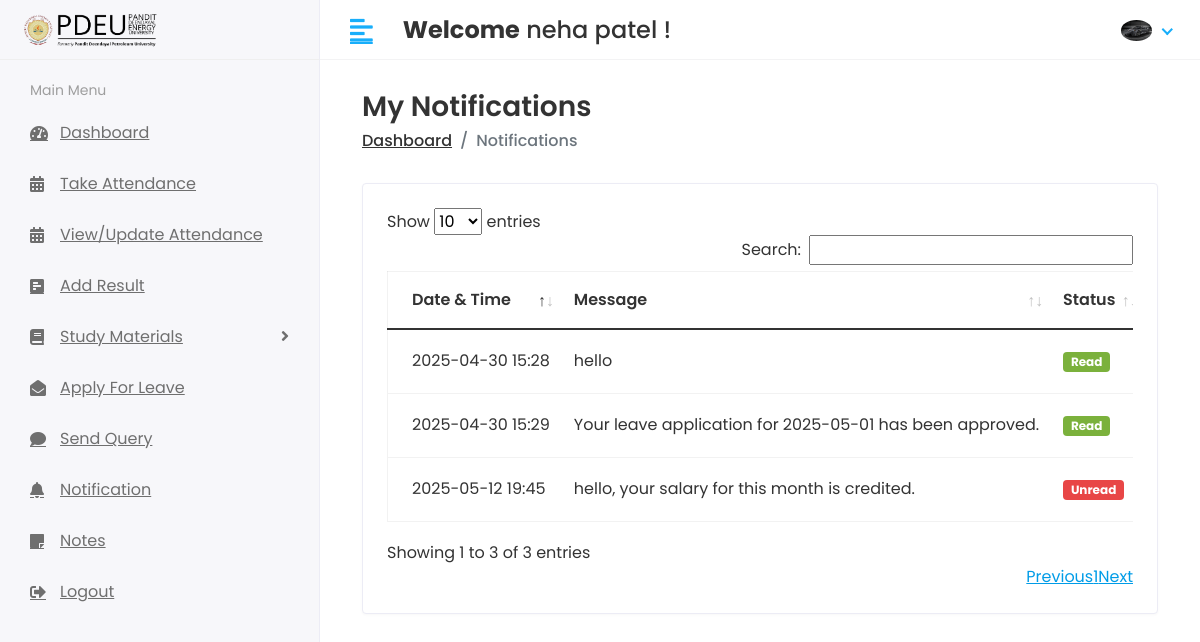
/Staff/Notifications (signed in), run on an earlier commit of the app's database.
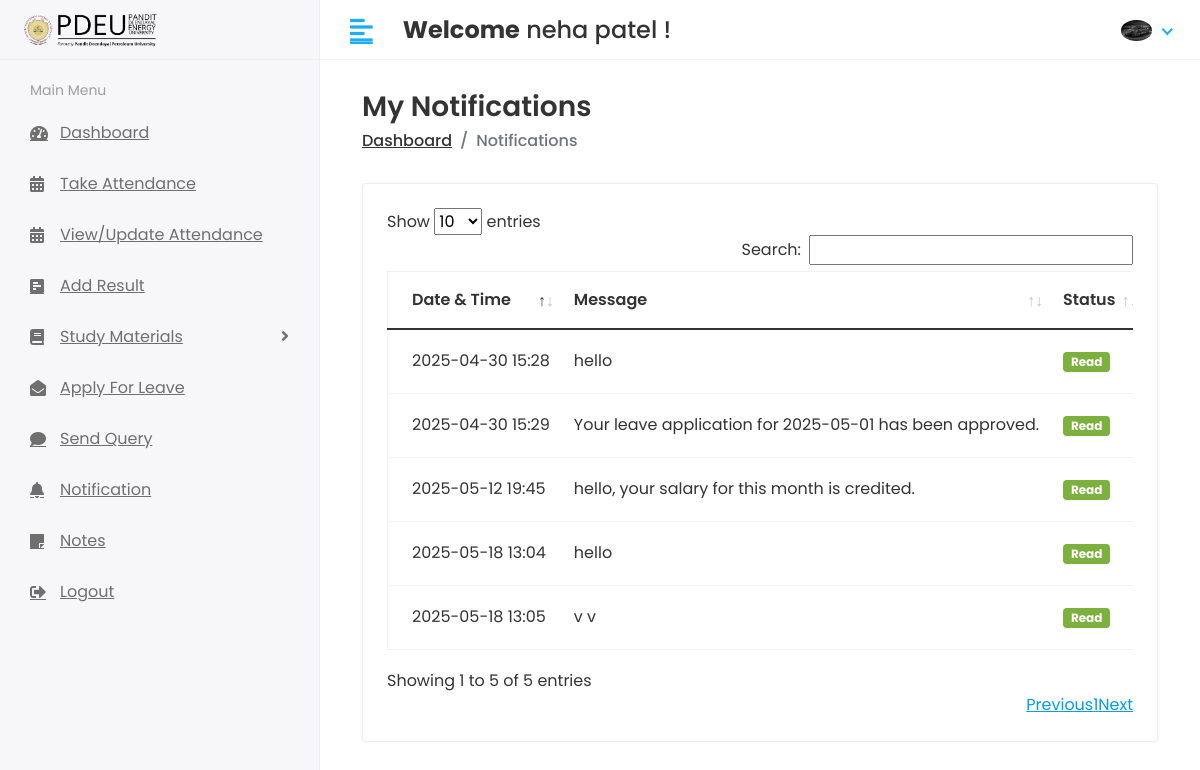
And on a later commit of the database.
### app/models.py (models this page shows, shortened)
class Staff_Notification(models.Model):
    staff_id = models.ForeignKey(Staff, on_delete=models.CASCADE)
    message = models.TextField()
    created_at = models.DateTimeField(auto_now_add=True)
    status = models.IntegerField(null=True, default=0)

### student_management_system/Staff_Views.py (the view)
# urls.py: path('Staff/Notifications', Staff_Views.NOTIFICATIONS, name='notifications'),
@login_required(login_url='/')
def NOTIFICATIONS(request): # This view is for staff to see their notifications
    try:
        staff_instance = Staff.objects.get(admin=request.user)
        notifications = Staff_Notification.objects.filter(staff_id=staff_instance).order_by('-created_at')
        context = {'notification': notifications}
    except Staff.DoesNotExist:
        messages.error(request, "Staff profile not found.")
        context = {'notification': []}
    return render(request, 'Staff/notification.html', context)

### templates/Staff/notification.html (shortened to what this page needs)
{% extends 'base.html' %}
{% block content %}
<div class="content container-fluid">
    <div class="page-header">
        <div class="row align-items-center">
            <div class="col">
                <h3 class="page-title">My Notifications</h3>
                <ul class="breadcrumb">
                    <li class="breadcrumb-item"><a href="{% url 'staff_home' %}">Dashboard</a></li>
                    <li class="breadcrumb-item active">Notifications</li>
                </ul>
            </div>
        </div>
    </div>
    <div class="row">
        <div class="col-sm-12">
            <div class="card card-table">
                <div class="card-body">
                    <div class="table-responsive">
                        <table id="table_id" class="table table-hover table-center mb-0">
                            <thead>
                                <tr>
                                    <th>Date & Time</th>
                                    <th>Message</th>
                                    <th class="text-right">Status</th>
                                </tr>
                            </thead>
                            <tbody>
                            {% for i in notification %}
                                <tr>
                                    <td>{{ i.created_at|date:"Y-m-d H:i" }}</td>
                                    <td>{{i.message}}</td>
                                    <td class="text-right">
                                        {% if i.status == 0 %}
                                            <span class="badge badge-danger">Unread</span>
                                        {% else %}
                                            <span class="badge badge-success">Read</span>
                                        {% endif %}
                                    </td>
                                </tr>
                            {% empty %}
                                <tr>
                                    <td colspan="4" class="text-center">No notifications found.</td>
                                </tr>
                            {% endfor %}
                            </tbody>
                        </table>
                    </div>
                </div>
            </div>
        </div>
    </div>
</div>
{% endblock %}

What changed in the data, as far as the page shows it:
added Staff_Notification: created_at "2025-05-18 13:05", message "v v", status "Read"
added Staff_Notification: created_at "2025-05-18 13:04", message "hello", status "Read"
changed Staff_Notification "hello, your salary for this month is credited.": status "Unread" → "Read"
Also different on the page:
text written by a page script: "Show entries Search: Showing 1 to 3 of 3 entries Previous 1 Next" → "Show entries Search: Showing 1 to 5 of 5 entries Previous 1 Next"
